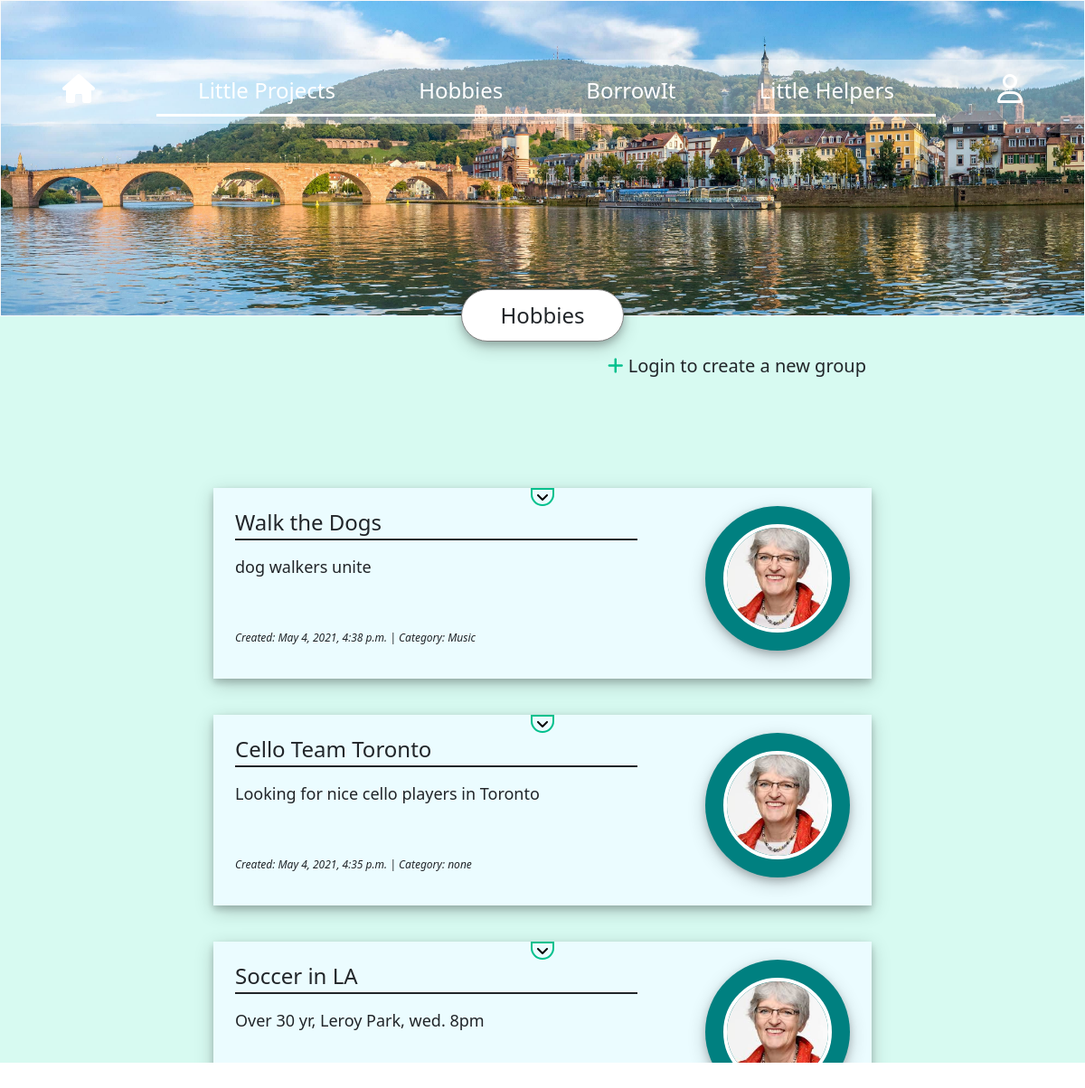
Page /hobbies on the committed database.
### yayberhood/models.py (models this page shows)
class HobbyGroup(models.Model):
    hobbyGroupCreationTimestamp = models.DateTimeField(auto_now_add=True)
    hobbyGroupOwner = models.ForeignKey(User, on_delete=models.CASCADE, related_name="hobbyGroupOwnerships")
    hobbyGroupName = models.CharField(max_length=255)
    hobbyGroupDescriptionDetailed = models.TextField(blank=False)
    hobbyGroupDescriptionShort = models.TextField(blank=False)
    hobbyGroupAdmins = models.ManyToManyField(User, related_name="hobbyGroupsWithAdminRightsForThisUser")
    hobbyGroupMembers = models.ManyToManyField(User, related_name="hobbyGroupMemberships")
    hobbyGroupCategories = models.CharField(max_length=15)

class User(AbstractUser):
    profilePhotoUrl = models.CharField(max_length=255)

### yayberhood/views.py (the view)
# urls.py: path("hobbies", views.hobbies, name="hobbies"),
def hobbies(request):
    hobby_groups = HobbyGroup.objects.all()
    hobby_groups = hobby_groups.order_by("-hobbyGroupCreationTimestamp").all()
    return render(request, "yayberhood/hobbies.html",{
        "hobby_groups":hobby_groups,
    })

### yayberhood/templates/yayberhood/hobbies.html (shortened to what this page needs)
{% extends "yayberhood/layout.html" %}
{% load static %}
{% block stylesheet %}
    <link href="{% static 'yayberhood/css/hobbies.css' %}" rel="stylesheet">
{% endblock %}
{% block body %}
    <div class="pageTitle-container">
        <p class="pageTitle">Hobbies</p>
    </div>
    <div class="row">
        <div class="col-2"></div>
        <div class="col-8">
            <div class="row" style="margin-top: 40px;">
                <div class="col" style="padding-right: 30px; text-align: right;">
                    <p name="hobbies-addGroup" style="font-size: 20px;">
                        {% if user.is_authenticated %}
                            <a class="createButton" href="{% url 'createHobbyGroup' %}">
                            <i class="fas fa-plus plus-icon" style="font-size: 20px; vertical-align: middle; color: #00c08d; padding-bottom: 3px;"></i>
                            Group
                        </a>
                        {% else %}
                            <i class="fas fa-plus plus-icon" style="font-size: 20px; vertical-align: middle; color: #00c08d; padding-bottom: 3px;"></i>
                            Login to create a new group
                        {% endif %}
                    </p>
                </div>
            </div>
            <div class="hobbies-scrollView" style="margin-top: 40px; overflow-y: scroll; max-height: 700px; display: block;">
                {% for hobby_group in hobby_groups %}
                <div class="row hobbies-outer-box">
                    <div class="row" name="expandPost" data-postId = {{hobby_group.id}}>
                        <i class="fas fa-angle-down postPocket" data-postId = {{hobby_group.id}}></i>
                    </div>
                    <div class="row hobbies-inner-box">
                        <div class="col-8">
                            <p class="hobbies-groupTitle"> {{hobby_group.hobbyGroupName}} </p>
                            <p class="hobbies-groupDescription"> {{hobby_group.hobbyGroupDescriptionShort}} </p>
                            <p class="hobbies-groupCreationTimestamp"> <i>Created: {{hobby_group.hobbyGroupCreationTimestamp}} | Category: {{hobby_group.hobbyGroupCategories}}</i></p>
                        </div>
                        <div class="col-4">
                            <div class="profilePhotoBorder">
                                <img class="profilePhoto" src={{hobby_group.hobbyGroupOwner.profilePhotoUrl}} >
                            </div>
                        </div>
                    </div>
                </div>
                {% endfor %}
            </div>
        </div>
        <div class="col-2"></div>
    </div>
{% endblock %}

### yayberhood/templates/yayberhood/layout.html (shortened to what this page needs)
{% load static %}
<!DOCTYPE html>
<html lang="en">
    <head>
        <link href="https://cdn.jsdelivr.net/npm/bootstrap@5.0.0-beta3/dist/css/bootstrap.min.css" rel="stylesheet">
        <link href="{% static 'yayberhood/css/layout.css' %}" rel="stylesheet">
        {% block stylesheet %}
        {% endblock %}
    </head>
    <body>
        <div class="background">
            <div class="headerImg border border-light">
                <nav class="navbar navbar-expand-lg navbar-skin" >
                    <div class="navbar-nav navbar-skin">
                        <a class="nav-item nav-link" href="{% url 'index' %}" style="margin-left: 60px; margin-right: 60px; ">
                            <i class="fas fa-home" style="font-size: 32px"></i>
                        </a>
                        <div class="navbar-nav navbar-skin border-3">
                            <a class="nav-item nav-link" href="{% url 'littleProjects' %}">Little Projects</a>
                            <a class="nav-item nav-link" href="{% url 'hobbies' %}">Hobbies</a>
                            <a class="nav-item nav-link" href="{% url 'borrowIt' %}">BorrowIt</a>
                            <a class="nav-item nav-link" href="{% url 'littleHelpers' %}">Little Helpers</a>
                        </div>
                        {% if user.is_authenticated %}
                            <a class="nav-item nav-link" href="{% url 'logout' %}" style="margin-left: 60px; margin-right: 60px">
                                <i class="fas fa-user-check"  style="font-size: 32px"></i>
                            </a>
                        {% else %}
                            <a class="nav-item nav-link" href="{% url 'login' %}" style="margin-left: 60px; margin-right: 60px">
                                <i class="far fa-user"  style="font-size: 32px"></i>
                            </a>
                        {% endif %}
                    </div>
                </nav>
            </div>
            {% block body %}
            {% endblock %}
        </div>
    </body>
</html>

### yayberhood/static/yayberhood/css/layout.css (style rules this page uses)
.background { background-color: #d7faf1; z-index: 0; }
.headerImg { background-image: url("/static/yayberhood/img/Heidelberg.jpg"); min-height: 350px; background-position: center; background-repeat: no-repeat; background-size: cover; position: relative; z-index: 1; }
.navbar { top: 65px; width: 100%; border-bottom-color: white; border-bottom-width: 10px; text-align: center; background: rgba(255, 255, 255, 0.4); }
.navbar-skin { width: 100%; border-bottom-color: white; border-bottom-width: 10px; text-align: center; }
.nav-link { color: white; margin-left: auto; margin-right: auto; width: fit-content; font-size: 24px; border-bottom-color: white ; transition: .3s ease; }
.border-3 { border-bottom-style: solid; border-bottom-color: white; border-bottom-width: 3px; }
.pageTitle-container { width: 100%; position: absolute; top: 320px; width: 100%; z-index: 1; }
.pageTitle { width: 15%; margin: auto; padding-top: 10px; padding-bottom: 10px; border-style: solid; border-radius: 50px; border-width: 1px; border-color: grey; font-size: 24px; text-align: center; z-index: inherit; background-color: white; box-shadow: 0 4px 8px 0 rgba(0, 0, 0, 0.2), 0 6px 20px 0 rgba(0, 0, 0, 0.19); }
.postPocket { color: black; border-color: #00c08d; border-style: solid; border-width: 2px; border-bottom-right-radius: 25px; border-bottom-left-radius: 25px; padding-bottom: 0; padding-left: 4px; padding-right: 4px; width: auto; margin-left: auto; margin-right: auto; z-index: 10; }

### yayberhood/static/yayberhood/css/hobbies.css (style rules this page uses)
.hobbies-outer-box { width: 100%; height: auto; background-color: #EBFCFF; margin-top: 40px; box-shadow: 0 4px 8px 0 rgba(0, 0, 0, 0.2), 0 6px 20px 0 rgba(0, 0, 0, 0.19); }
.hobbies-inner-box { width: 100%; height: auto; background-color: #EBFCFF; padding-bottom: 20px; }
.hobbies-groupTitle { font-size: 24px; border-bottom: solid; border-width: 2px; }
.hobbies-groupDescription { font-size: 18px; }
.hobbies-scrollView { padding: 24px; }
.row { margin-left: auto; margin-right: auto; }
.profilePhoto { height: 120px; width: 120px; border-radius: 50%; border-style: solid; border-color: white; border-width: 4px; object-fit: cover; }
.profilePhotoBorder { background-color: teal; border-radius: 50%; width: fit-content; padding: 20px; margin-left: auto; margin-right: 0pc; box-shadow: 0 4px 8px 0 rgba(0, 0, 0, 0.2), 0 6px 20px 0 rgba(0, 0, 0, 0.19); }
.hobbies-groupCreationTimestamp { font-size: 12px; position: relative; bottom: 0px; margin-top: 40px; }

### rows in the picture
HobbyGroup: hobbyGroupName "Walk the Dogs", hobbyGroupDescriptionShort "dog walkers unite", hobbyGroupCreationTimestamp "May 4, 2021, 4:38 p.m.", hobbyGroupCategories "Music", hobbyGroupOwner.profilePhotoUrl (picture)
HobbyGroup: hobbyGroupName "Cello Team Toronto", hobbyGroupDescriptionShort "Looking for nice cello players in Toronto", hobbyGroupCreationTimestamp "May 4, 2021, 4:35 p.m.", hobbyGroupCategories "none", hobbyGroupOwner.profilePhotoUrl (picture)
HobbyGroup: hobbyGroupName "Soccer in LA", hobbyGroupDescriptionShort "Over 30 yr, Leroy Park, wed. 8pm", hobbyGroupOwner.profilePhotoUrl (picture)
